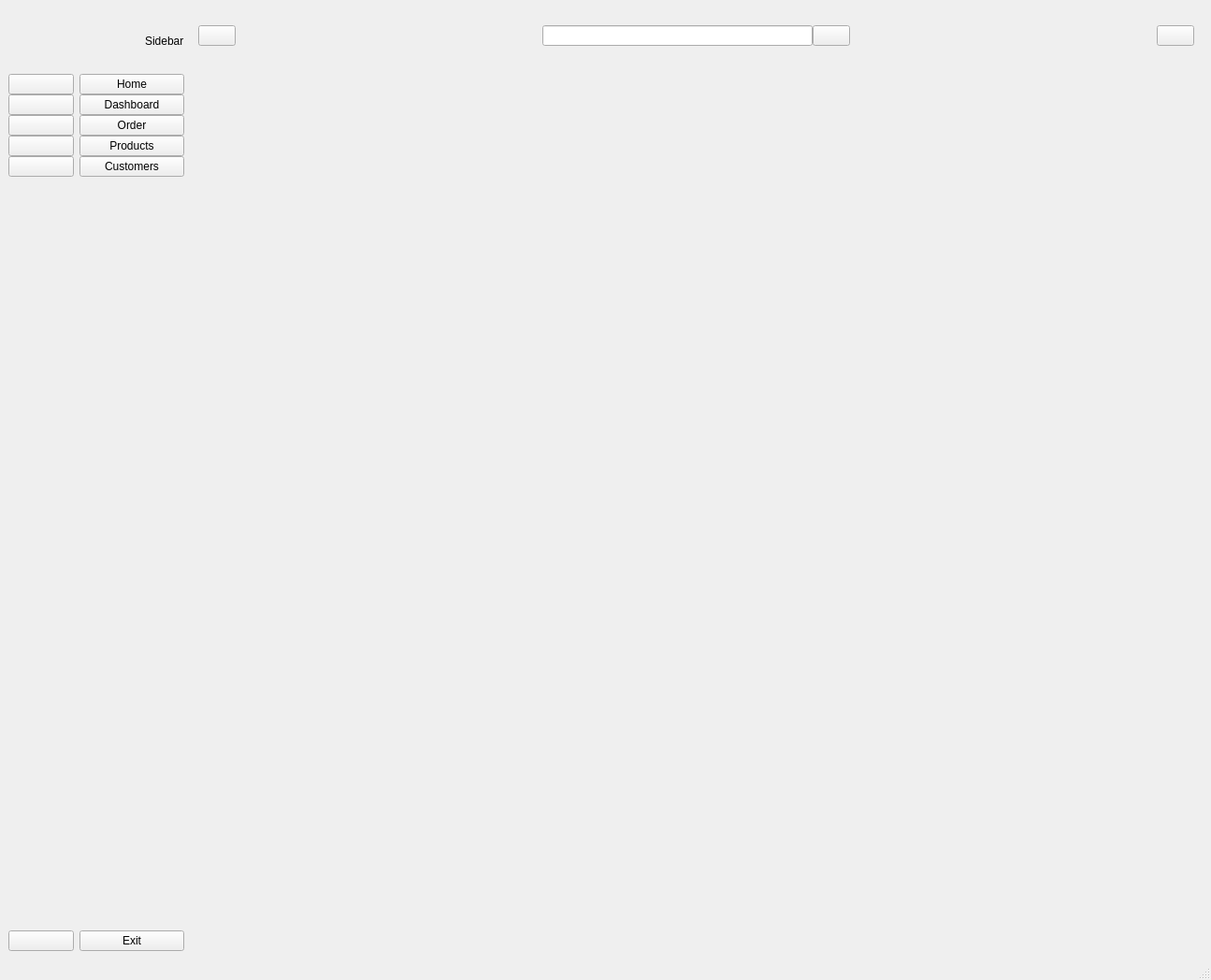
<?xml version="1.0" encoding="UTF-8"?>
<ui version="4.0">
 <class>MainWindow</class>
 <widget class="QMainWindow" name="MainWindow">
  <property name="geometry">
   <rect>
    <x>0</x>
    <y>0</y>
    <width>1295</width>
    <height>1048</height>
   </rect>
  </property>
  <property name="windowTitle">
   <string>MainWindow</string>
  </property>
  <widget class="QWidget" name="centralwidget">
   <layout class="QGridLayout" name="gridLayout">
    <item row="0" column="0">
     <widget class="QWidget" name="icon_only_widget" native="true">
      <layout class="QVBoxLayout" name="verticalLayout_3">
       <property name="spacing">
        <number>0</number>
       </property>
       <property name="leftMargin">
        <number>0</number>
       </property>
       <property name="topMargin">
        <number>0</number>
       </property>
       <property name="rightMargin">
        <number>0</number>
       </property>
       <property name="bottomMargin">
        <number>0</number>
       </property>
       <item>
        <layout class="QHBoxLayout" name="horizontalLayout_3">
         <item>
          <widget class="QLabel" name="label">
           <property name="minimumSize">
            <size>
             <width>70</width>
             <height>70</height>
            </size>
           </property>
           <property name="maximumSize">
            <size>
             <width>70</width>
             <height>70</height>
            </size>
           </property>
           <property name="text">
            <string/>
           </property>
           <property name="pixmap">
            <pixmap resource="resource.qrc">:/icon/resource/icon/activity-feed-64.ico</pixmap>
           </property>
          </widget>
         </item>
        </layout>
       </item>
       <item>
        <layout class="QVBoxLayout" name="verticalLayout">
         <property name="spacing">
          <number>0</number>
         </property>
         <item>
          <widget class="QPushButton" name="pushButton">
           <property name="text">
            <string/>
           </property>
           <property name="icon">
            <iconset resource="resource.qrc">
             <normaloff>:/icon/resource/icon/package-box_black.png</normaloff>
             <normalon>:/icon/resource/icon/package-box_white.png</normalon>:/icon/resource/icon/package-box_black.png</iconset>
           </property>
           <property name="iconSize">
            <size>
             <width>20</width>
             <height>20</height>
            </size>
           </property>
           <property name="checkable">
            <bool>true</bool>
           </property>
           <property name="autoExclusive">
            <bool>true</bool>
           </property>
          </widget>
         </item>
         <item>
          <widget class="QPushButton" name="pushButton_2">
           <property name="text">
            <string/>
           </property>
           <property name="icon">
            <iconset resource="resource.qrc">
             <normaloff>:/icon/resource/icon/package-box_black.png</normaloff>
             <normalon>:/icon/resource/icon/package-box_white.png</normalon>:/icon/resource/icon/package-box_black.png</iconset>
           </property>
          </widget>
         </item>
         <item>
          <widget class="QPushButton" name="pushButton_3">
           <property name="text">
            <string/>
           </property>
           <property name="icon">
            <iconset resource="resource.qrc">
             <normaloff>:/icon/resource/icon/package-box_black.png</normaloff>
             <normalon>:/icon/resource/icon/package-box_white.png</normalon>:/icon/resource/icon/package-box_black.png</iconset>
           </property>
          </widget>
         </item>
         <item>
          <widget class="QPushButton" name="pushButton_4">
           <property name="text">
            <string/>
           </property>
           <property name="icon">
            <iconset>
             <normalon>:/icon/resource/icon/package-box_black.png</normalon>
            </iconset>
           </property>
          </widget>
         </item>
         <item>
          <widget class="QPushButton" name="pushButton_5">
           <property name="text">
            <string/>
           </property>
           <property name="icon">
            <iconset>
             <normalon>:/icon/resource/icon/package-box_black.png</normalon>
            </iconset>
           </property>
          </widget>
         </item>
        </layout>
       </item>
       <item>
        <spacer name="verticalSpacer">
         <property name="orientation">
          <enum>Qt::Vertical</enum>
         </property>
         <property name="sizeHint" stdset="0">
          <size>
           <width>20</width>
           <height>775</height>
          </size>
         </property>
        </spacer>
       </item>
       <item>
        <widget class="QPushButton" name="pushButton_6">
         <property name="text">
          <string/>
         </property>
         <property name="icon">
          <iconset resource="resource.qrc">
           <normaloff>:/icon/resource/icon/package-box_black.png</normaloff>
           <normalon>:/icon/resource/icon/package-box_white.png</normalon>:/icon/resource/icon/package-box_black.png</iconset>
         </property>
        </widget>
       </item>
      </layout>
     </widget>
    </item>
    <item row="0" column="1">
     <widget class="QWidget" name="full_menu_widget" native="true">
      <layout class="QVBoxLayout" name="verticalLayout_4">
       <property name="spacing">
        <number>0</number>
       </property>
       <property name="leftMargin">
        <number>0</number>
       </property>
       <property name="topMargin">
        <number>0</number>
       </property>
       <property name="rightMargin">
        <number>0</number>
       </property>
       <property name="bottomMargin">
        <number>0</number>
       </property>
       <item>
        <layout class="QHBoxLayout" name="horizontalLayout_2">
         <item>
          <widget class="QLabel" name="label_2">
           <property name="minimumSize">
            <size>
             <width>70</width>
             <height>70</height>
            </size>
           </property>
           <property name="maximumSize">
            <size>
             <width>70</width>
             <height>70</height>
            </size>
           </property>
           <property name="text">
            <string/>
           </property>
           <property name="pixmap">
            <pixmap resource="resource.qrc">:/icon/resource/icon/activity-feed-64.ico</pixmap>
           </property>
          </widget>
         </item>
         <item>
          <widget class="QLabel" name="label_3">
           <property name="text">
            <string>Sidebar</string>
           </property>
          </widget>
         </item>
        </layout>
       </item>
       <item>
        <layout class="QVBoxLayout" name="verticalLayout_2">
         <property name="spacing">
          <number>0</number>
         </property>
         <item>
          <widget class="QPushButton" name="pushButton_7">
           <property name="text">
            <string>Home</string>
           </property>
           <property name="icon">
            <iconset resource="resource.qrc">
             <normaloff>:/icon/resource/icon/package-box_black.png</normaloff>:/icon/resource/icon/package-box_black.png</iconset>
           </property>
           <property name="checkable">
            <bool>true</bool>
           </property>
           <property name="autoExclusive">
            <bool>true</bool>
           </property>
          </widget>
         </item>
         <item>
          <widget class="QPushButton" name="pushButton_8">
           <property name="text">
            <string>Dashboard</string>
           </property>
           <property name="checkable">
            <bool>true</bool>
           </property>
           <property name="autoExclusive">
            <bool>true</bool>
           </property>
          </widget>
         </item>
         <item>
          <widget class="QPushButton" name="pushButton_9">
           <property name="text">
            <string>Order</string>
           </property>
          </widget>
         </item>
         <item>
          <widget class="QPushButton" name="pushButton_10">
           <property name="text">
            <string>Products</string>
           </property>
          </widget>
         </item>
         <item>
          <widget class="QPushButton" name="pushButton_11">
           <property name="text">
            <string>Customers</string>
           </property>
          </widget>
         </item>
        </layout>
       </item>
       <item>
        <spacer name="verticalSpacer_2">
         <property name="orientation">
          <enum>Qt::Vertical</enum>
         </property>
         <property name="sizeHint" stdset="0">
          <size>
           <width>20</width>
           <height>767</height>
          </size>
         </property>
        </spacer>
       </item>
       <item>
        <widget class="QPushButton" name="pushButton_12">
         <property name="text">
          <string>Exit</string>
         </property>
        </widget>
       </item>
      </layout>
     </widget>
    </item>
    <item row="0" column="2">
     <widget class="QWidget" name="widget_3" native="true">
      <layout class="QVBoxLayout" name="verticalLayout_5">
       <item>
        <widget class="QWidget" name="widget" native="true">
         <property name="minimumSize">
          <size>
           <width>0</width>
           <height>40</height>
          </size>
         </property>
         <layout class="QHBoxLayout" name="horizontalLayout_4">
          <property name="spacing">
           <number>0</number>
          </property>
          <property name="leftMargin">
           <number>0</number>
          </property>
          <property name="topMargin">
           <number>0</number>
          </property>
          <property name="rightMargin">
           <number>0</number>
          </property>
          <property name="bottomMargin">
           <number>0</number>
          </property>
          <item>
           <widget class="QPushButton" name="pushButton_13">
            <property name="text">
             <string/>
            </property>
            <property name="icon">
             <iconset resource="resource.qrc">
              <normaloff>:/icon/resource/icon/activity-feed-64.ico</normaloff>:/icon/resource/icon/activity-feed-64.ico</iconset>
            </property>
            <property name="checkable">
             <bool>true</bool>
            </property>
           </widget>
          </item>
          <item>
           <spacer name="horizontalSpacer">
            <property name="orientation">
             <enum>Qt::Horizontal</enum>
            </property>
            <property name="sizeHint" stdset="0">
             <size>
              <width>324</width>
              <height>20</height>
             </size>
            </property>
           </spacer>
          </item>
          <item>
           <layout class="QHBoxLayout" name="horizontalLayout">
            <item>
             <widget class="QLineEdit" name="lineEdit"/>
            </item>
            <item>
             <widget class="QPushButton" name="pushButton_14">
              <property name="text">
               <string/>
              </property>
              <property name="icon">
               <iconset resource="resource.qrc">
                <normaloff>:/icon/resource/icon/check-mark-64.ico</normaloff>:/icon/resource/icon/check-mark-64.ico</iconset>
              </property>
             </widget>
            </item>
           </layout>
          </item>
          <item>
           <spacer name="horizontalSpacer_2">
            <property name="orientation">
             <enum>Qt::Horizontal</enum>
            </property>
            <property name="sizeHint" stdset="0">
             <size>
              <width>324</width>
              <height>20</height>
             </size>
            </property>
           </spacer>
          </item>
          <item>
           <widget class="QPushButton" name="pushButton_15">
            <property name="text">
             <string/>
            </property>
            <property name="icon">
             <iconset resource="resource.qrc">
              <normaloff>:/icon/resource/icon/check-mark-64.ico</normaloff>:/icon/resource/icon/check-mark-64.ico</iconset>
            </property>
           </widget>
          </item>
         </layout>
        </widget>
       </item>
       <item>
        <widget class="QStackedWidget" name="stackedWidget">
         <property name="currentIndex">
          <number>2</number>
         </property>
         <widget class="QWidget" name="page">
          <widget class="QLabel" name="label_4">
           <property name="geometry">
            <rect>
             <x>20</x>
             <y>40</y>
             <width>711</width>
             <height>661</height>
            </rect>
           </property>
           <property name="text">
            <string>Homepage</string>
           </property>
          </widget>
         </widget>
         <widget class="QWidget" name="page_2">
          <widget class="QLabel" name="label_5">
           <property name="geometry">
            <rect>
             <x>380</x>
             <y>500</y>
             <width>77</width>
             <height>18</height>
            </rect>
           </property>
           <property name="text">
            <string>Test1</string>
           </property>
          </widget>
         </widget>
         <widget class="QWidget" name="page_3"/>
        </widget>
       </item>
      </layout>
     </widget>
    </item>
   </layout>
  </widget>
  <widget class="QStatusBar" name="statusbar"/>
 </widget>
 <resources>
  <include location="resource.qrc"/>
 </resources>
 <connections>
  <connection>
   <sender>pushButton_13</sender>
   <signal>toggled(bool)</signal>
   <receiver>icon_only_widget</receiver>
   <slot>setVisible(bool)</slot>
   <hints>
    <hint type="sourcelabel">
     <x>250</x>
     <y>40</y>
    </hint>
    <hint type="destinationlabel">
     <x>78</x>
     <y>794</y>
    </hint>
   </hints>
  </connection>
  <connection>
   <sender>pushButton_13</sender>
   <signal>toggled(bool)</signal>
   <receiver>full_menu_widget</receiver>
   <slot>setHidden(bool)</slot>
   <hints>
    <hint type="sourcelabel">
     <x>264</x>
     <y>44</y>
    </hint>
    <hint type="destinationlabel">
     <x>221</x>
     <y>256</y>
    </hint>
   </hints>
  </connection>
  <connection>
   <sender>pushButton</sender>
   <signal>toggled(bool)</signal>
   <receiver>pushButton_7</receiver>
   <slot>setChecked(bool)</slot>
   <hints>
    <hint type="sourcelabel">
     <x>49</x>
     <y>93</y>
    </hint>
    <hint type="destinationlabel">
     <x>143</x>
     <y>94</y>
    </hint>
   </hints>
  </connection>
  <connection>
   <sender>pushButton_2</sender>
   <signal>toggled(bool)</signal>
   <receiver>pushButton_8</receiver>
   <slot>setChecked(bool)</slot>
   <hints>
    <hint type="sourcelabel">
     <x>47</x>
     <y>118</y>
    </hint>
    <hint type="destinationlabel">
     <x>132</x>
     <y>124</y>
    </hint>
   </hints>
  </connection>
  <connection>
   <sender>pushButton_7</sender>
   <signal>toggled(bool)</signal>
   <receiver>pushButton</receiver>
   <slot>setChecked(bool)</slot>
   <hints>
    <hint type="sourcelabel">
     <x>137</x>
     <y>95</y>
    </hint>
    <hint type="destinationlabel">
     <x>10</x>
     <y>90</y>
    </hint>
   </hints>
  </connection>
  <connection>
   <sender>pushButton_8</sender>
   <signal>toggled(bool)</signal>
   <receiver>pushButton_2</receiver>
   <slot>setChecked(bool)</slot>
   <hints>
    <hint type="sourcelabel">
     <x>176</x>
     <y>124</y>
    </hint>
    <hint type="destinationlabel">
     <x>25</x>
     <y>122</y>
    </hint>
   </hints>
  </connection>
 </connections>
</ui>
